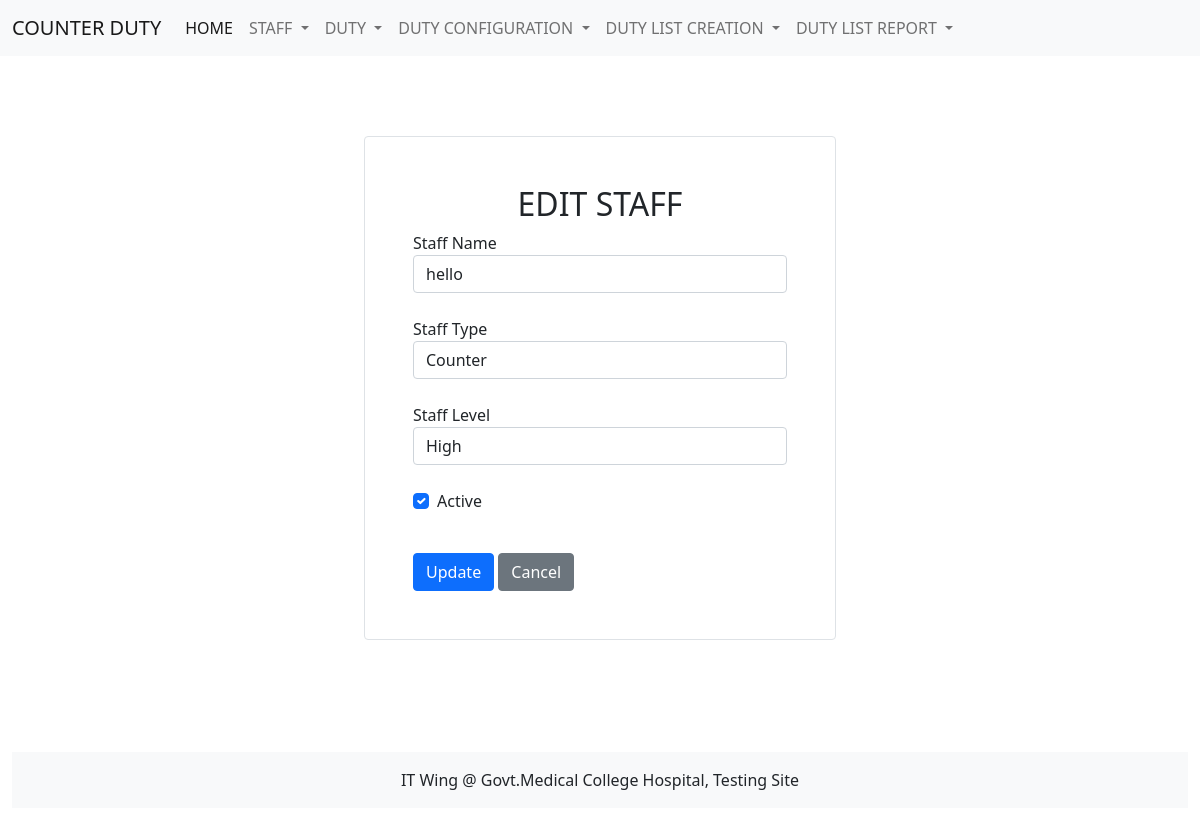
/stafflist/2, run on the app's committed database.
### home/models.py (models this page shows, shortened)
class staff(models.Model):
    staff_name = models.CharField(max_length=100)
    staff_type = models.ForeignKey(stafftype, on_delete=models.CASCADE)
    staff_level = models.ForeignKey(stafflevel, on_delete=models.CASCADE)
    staff_active = models.BooleanField()

class stafftype(models.Model):
    stafftype_name = models.CharField(max_length=100)
    def __str__(self):
        return self.stafftype_name

class stafflevel(models.Model):
    stafflevel_name = models.CharField(max_length=100)
    def __str__(self):
        return self.stafflevel_name

### home/views.py (the view, shortened to what this page needs)
# urls.py: path('stafflist/<int:id>', views.staffdetails),
def staffdetails(request, id):
    message = '0'
    dict_staff_details = {
        'staffname':staff.objects.get(id=id)
    }
    dict_type = {
        'typename':stafftype.objects.all()
    }
    dict_level = {
        'levelname':stafflevel.objects.all()
    }
    dict_add_staff = {
        'staffdetails':dict_staff_details, 'type':dict_type, 'level':dict_level, 'messagedata':message
    }
    return render(request, 'staffdetails.html', dict_add_staff)

### templates/staffdetails.html (shortened to what this page needs)
{% extends 'base.html' %}
{% block content %}
<div class="container-fluid mx-auto w-50 p-5 m-3">
  <form class="border rounded p-5 m-3" method="post" action="">
    <h2 class="text-center">EDIT STAFF</h2>
      <div class="form-group">
        <label for="exampleFormControlInput1">Staff Name </label>
        <input type="text" class="form-control" id="exampleFormControlInput1" name="sname" value="{{staffdetails.staffname.staff_name}}">
      </div>
      <br>
      <div class="form-group">
        <label for="exampleFormControlSelect1">Staff Type</label>
        <select class="form-control" id="exampleFormControlSelect1" name="stype">
          <option>{{ staffdetails.staffname.staff_type }}</option>
        </select>
      </div>
      <br>
      <div class="form-group">
        <label for="exampleFormControlSelect1">Staff Level</label>
        <select class="form-control" id="exampleFormControlSelect1" name="slevel">
          <option>{{ staffdetails.staffname.staff_level }}</option>
        </select>
    </div>
    <br>
    <div class="mb-3 form-check">
    {% if staffdetails.staffname.staff_active %}
      <input type="checkbox" class="form-check-input" id="exampleCheck1" name="sstatus" checked>
    {% else %}
      <input type="checkbox" class="form-check-input" id="exampleCheck1" name="sstatus" >
    {% endif %}
      <label class="form-check-label" for="exampleCheck1">Active</label>
    </div>
    <br>
    <button type="submit" class="btn btn-primary text-center">Update</button>
    <a href="/stafflist">
    <button type="button" class="btn btn-secondary text-center">Cancel</button>
    </a>
  </form>
  </div>
{% endblock content %}

### data on the page
staff: sname "hello", stype "Counter", slevel "High"
